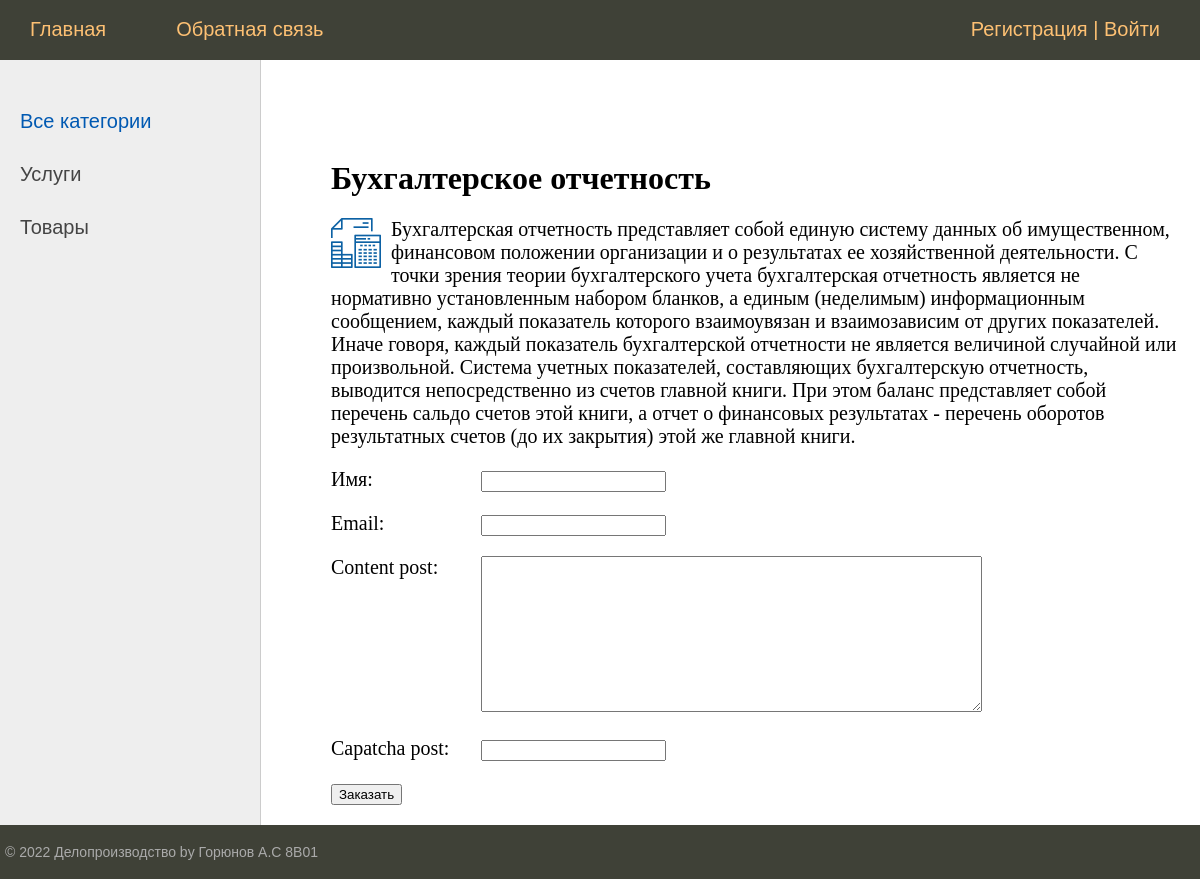
Screenshot of /post/buhgalterskoe-otchetnost/ with the database file from the repository.
### officework/models.py (models this page shows, shortened)
class Category(models.Model):
    name = models.CharField(max_length=100, db_index=True)
    slug = models.SlugField(max_length=255, unique=True, db_index=True, verbose_name="URL")
    def get_absolute_url(self):
        return reverse('category', kwargs={'cat_slug': self.slug})
    class Meta:
        ordering = ['id']

class Project(models.Model):
    author = models.ForeignKey(User, on_delete=models.CASCADE, verbose_name='Владелец записи', blank=True, null=True)
    title = models.CharField(max_length=255)
    slug = models.SlugField(max_length=255, unique=True, db_index=True, verbose_name="URL")
    content = models.TextField(blank=True)
    photo = models.ImageField(upload_to="photo/%Y/%m/%d/")
    time_create = models.DateTimeField(auto_now_add=True)
    time_update = models.DateTimeField(auto_now=True)
    is_published = models.BooleanField(default=True)
    cat = models.ForeignKey('Category', on_delete=models.PROTECT)
    def __str__(self):
        return self.title

### officework/views.py (the view, shortened to what this page needs)
# urls.py: path('post/<slug:post_slug>/', ShowPost.as_view(), name='post'),
class ShowPost(DataMixin, DetailView, FormView):
    form_class = ContactFormPost
    model = Project
    template_name = 'officework/post.html'
    slug_url_kwarg = 'post_slug'
    context_object_name = 'post'
    def get_context_data(self, *, object_list=None, **kwargs):
        context = super().get_context_data(**kwargs)
        c_def = self.get_user_context(title=context['post'])
        return dict(list(context.items()) + list(c_def.items()))

### officework/forms.py
class ContactFormPost(forms.Form):
    name_post = forms.CharField(label='Имя', max_length=255)
    email_post = forms.EmailField(label='Email')
    content_post = forms.CharField(widget=forms.Textarea(attrs={'cols': 60, 'rows': 10}))
    capatcha_post = CaptchaField()

### officework/templatetags/officework_tags.py (called while the page is built)
@register.inclusion_tag('officework/list_categories.html')
def show_categories(sort=None, cat_selected=0):
    if not sort:
        cats = Category.objects.all()
    else:
        cats = Category.objects.order_by(sort)
    return {"cats": cats, "cat_selected": cat_selected}

### officework/utils.py (called while the page is built)
    def get_user_context(self, **kwargs):
        context = kwargs
        user_menu = menu.copy()
        if (not self.request.user.is_superuser) and (not self.request.user.is_staff):
            user_menu.pop(1)
        cats = Category.objects.all()
        context['menu'] = user_menu
        context['cats'] = cats
        if 'cat_selected' not in context:
            context['cat_selected'] = 0
        return context

### officework/templates/officework/post.html (shortened to what this page needs)
{% extends 'officework/base.html' %}
{% block content %}
<h1>{{post.title}}</h1>
<p><img class="img-article-left" src="{{post.photo.url}}"></p>
{{post.content|linebreaks}}
<form method="post">
    {% for f in form %}
    <p><label class="form-label" for="{{ f.id_for_label }}">{{f.label}}: </label>{{ f }}</p>
    {% endfor %}
            <button type="submit">Заказать</button>
</form>
{% endblock %}

### officework/templates/officework/list_categories.html
{% for c in cats %}
		{% if c.pk == cat_selected %}
			<li class="selected">{{c.name}}</li>
		{% else %}
			<li><a href="{{ c.get_absolute_url }}">{{c.name}}</a></li>
		{% endif %}
{% endfor %}

### officework/static/officework/css/styles.css (style rules this page uses)
html, body { font-family: 'Arial'; margin: 0; padding: 0; height: 100%; width: 100%; color: #444; }
a { color: #0059b2; text-decoration: none; }
img { max-width: 600px; height: auto; }
img.img-article-left { max-width: 300px; height: auto; float: left; padding: 0 10px 10px 0; }
.left-chapters ul li { margin: 30px 0 0 0; color: #999; }
.left-chapters ul li a { color: #444; text-decoration: none; }
.content-text h1 { font-size: 32px; }
.form-label { display: inline-block; min-width: 150px; vertical-align: top; }

### rows the page displays
Category: name "Услуги"
Category: name "Товары"
Project: title "Бухгалтерское отчетность", photo (picture), content "Бухгалтерская отчетность представляет собой единую систему данных об имущественном, финансовом положении организации и о результатах ее хозяйственной деятельности. С точки зрения теории бухгалтерского учета бухгалтерская отчетность является не нормативно установленным набором бланков, а единым (неделимым) информационным сообщением, каждый показатель которого взаимоувязан и взаимозависим от других показателей. Иначе говоря, каждый показатель бухгалтерской отчетности не является величиной случайной или произвольной. Система учетных показателей, составляющих бухгалтерскую отчетность, выводится непосредственно из счетов главной книги. При этом баланс представляет собой перечень сальдо счетов…"

### other values shown
{{ m.title }} "Главная" "Обратная связь"
{{ f.label }} "Имя" "Email" "Content post" "Capatcha post"
